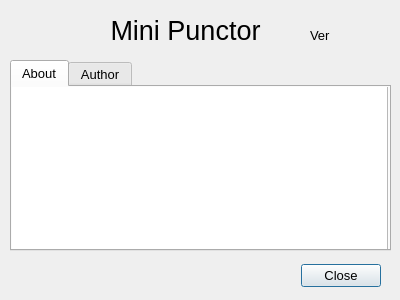
<?xml version="1.0" encoding="UTF-8"?>
<ui version="4.0">
 <class>HelpWindow</class>
 <widget class="QDialog" name="HelpWindow">
  <property name="geometry">
   <rect>
    <x>0</x>
    <y>0</y>
    <width>400</width>
    <height>300</height>
   </rect>
  </property>
  <property name="font">
   <font>
    <pointsize>10</pointsize>
   </font>
  </property>
  <property name="windowTitle">
   <string>Help</string>
  </property>
  <widget class="QDialogButtonBox" name="buttonBox">
   <property name="geometry">
    <rect>
     <x>20</x>
     <y>260</y>
     <width>361</width>
     <height>32</height>
    </rect>
   </property>
   <property name="orientation">
    <enum>Qt::Horizontal</enum>
   </property>
   <property name="standardButtons">
    <set>QDialogButtonBox::Close</set>
   </property>
  </widget>
  <widget class="QLabel" name="labelIcon">
   <property name="geometry">
    <rect>
     <x>10</x>
     <y>0</y>
     <width>50</width>
     <height>50</height>
    </rect>
   </property>
   <property name="text">
    <string/>
   </property>
   <property name="pixmap">
    <pixmap resource="icon.qrc">:/icons/MiniPunctor.png</pixmap>
   </property>
   <property name="scaledContents">
    <bool>true</bool>
   </property>
  </widget>
  <widget class="QLabel" name="labelTitle">
   <property name="geometry">
    <rect>
     <x>70</x>
     <y>10</y>
     <width>231</width>
     <height>41</height>
    </rect>
   </property>
   <property name="font">
    <font>
     <pointsize>20</pointsize>
    </font>
   </property>
   <property name="text">
    <string>Mini Punctor</string>
   </property>
   <property name="textFormat">
    <enum>Qt::PlainText</enum>
   </property>
   <property name="alignment">
    <set>Qt::AlignCenter</set>
   </property>
  </widget>
  <widget class="QTabWidget" name="tabWidget">
   <property name="geometry">
    <rect>
     <x>10</x>
     <y>60</y>
     <width>381</width>
     <height>191</height>
    </rect>
   </property>
   <property name="currentIndex">
    <number>0</number>
   </property>
   <widget class="QWidget" name="tab">
    <attribute name="title">
     <string>About</string>
    </attribute>
    <widget class="QTextBrowser" name="textAbout">
     <property name="geometry">
      <rect>
       <x>-5</x>
       <y>-5</y>
       <width>381</width>
       <height>171</height>
      </rect>
     </property>
    </widget>
   </widget>
   <widget class="QWidget" name="tab_2">
    <attribute name="title">
     <string>Author</string>
    </attribute>
    <widget class="QLabel" name="labelContact">
     <property name="geometry">
      <rect>
       <x>10</x>
       <y>0</y>
       <width>351</width>
       <height>161</height>
      </rect>
     </property>
     <property name="text">
      <string>Info...</string>
     </property>
     <property name="textFormat">
      <enum>Qt::RichText</enum>
     </property>
     <property name="wordWrap">
      <bool>true</bool>
     </property>
     <property name="openExternalLinks">
      <bool>true</bool>
     </property>
     <property name="textInteractionFlags">
      <set>Qt::LinksAccessibleByKeyboard|Qt::LinksAccessibleByMouse|Qt::TextBrowserInteraction|Qt::TextSelectableByKeyboard|Qt::TextSelectableByMouse</set>
     </property>
    </widget>
   </widget>
  </widget>
  <widget class="QLabel" name="labelVersion">
   <property name="geometry">
    <rect>
     <x>310</x>
     <y>20</y>
     <width>81</width>
     <height>31</height>
    </rect>
   </property>
   <property name="text">
    <string>Ver</string>
   </property>
  </widget>
 </widget>
 <resources>
  <include location="icon.qrc"/>
 </resources>
 <connections>
  <connection>
   <sender>buttonBox</sender>
   <signal>accepted()</signal>
   <receiver>HelpWindow</receiver>
   <slot>accept()</slot>
   <hints>
    <hint type="sourcelabel">
     <x>248</x>
     <y>254</y>
    </hint>
    <hint type="destinationlabel">
     <x>157</x>
     <y>274</y>
    </hint>
   </hints>
  </connection>
  <connection>
   <sender>buttonBox</sender>
   <signal>rejected()</signal>
   <receiver>HelpWindow</receiver>
   <slot>reject()</slot>
   <hints>
    <hint type="sourcelabel">
     <x>316</x>
     <y>260</y>
    </hint>
    <hint type="destinationlabel">
     <x>286</x>
     <y>274</y>
    </hint>
   </hints>
  </connection>
 </connections>
</ui>
